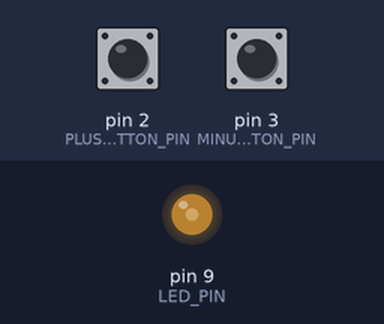
The sketch below on a simulated Arduino Uno, built with avr-gcc and run on an emulated ATmega328P. Shown: output pins drawn as LEDs (lit = HIGH). The inputs (shaded band) are chosen by the test bench; at power-on: pin 2 (PLUS_BUTTON_PIN) HIGH, pin 3 (MINUS_BUTTON_PIN) HIGH.

Above: at 1.2 s.
1.3 s: pin 2 (PLUS_BUTTON_PIN) pulled LOW for 0.15 s
At 1.9 s:
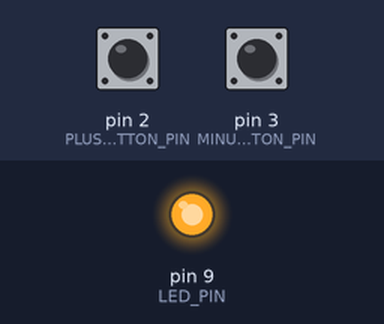
2.9 s: pin 3 (MINUS_BUTTON_PIN) pulled LOW for 0.15 s
At 4.1 s:
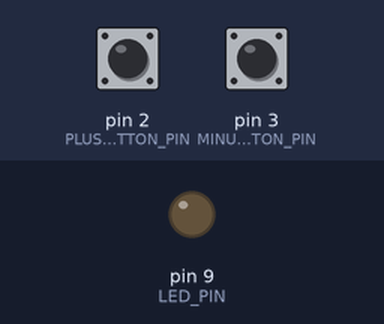
4.5 s: pin 2 (PLUS_BUTTON_PIN) pulled LOW for 1 s
At 5.4 s:
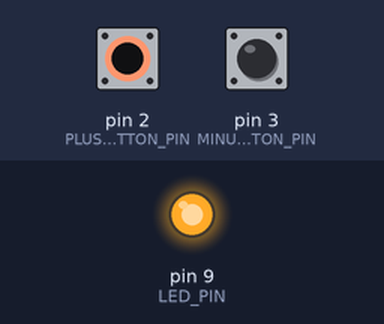
7.0 s: pin 3 (MINUS_BUTTON_PIN) pulled LOW for 1 s
At 7.3 s:
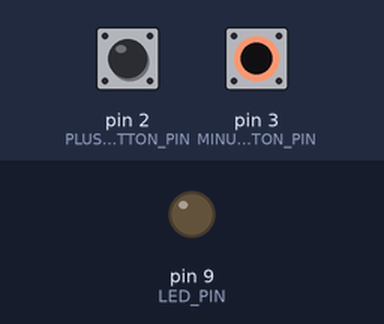
9.5 s: pin 2 (PLUS_BUTTON_PIN) pulled LOW for 3.2 s
At 10.4 s:
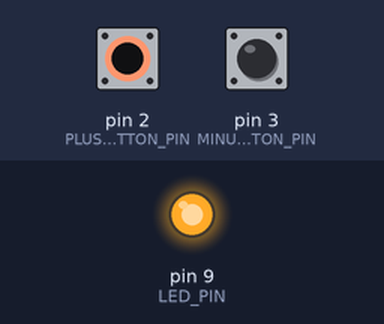
Timing chart, 0 to 12.5 s (numbered marks = the images above; inputs shaded):
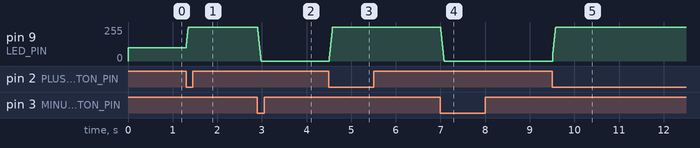

Measured:
- after the input at 1.3 s, pin 9 (LED_PIN): 100/255 → 255/255 at once
- after the input at 2.9 s, pin 9 (LED_PIN): 255/255 → 0/255 at once
- after the input at 4.5 s, pin 9 (LED_PIN): 0/255 → 255/255 at once
- after the input at 7.0 s, pin 9 (LED_PIN): 255/255 → 0/255 at once
- after the input at 9.5 s, pin 9 (LED_PIN): 0/255 → 255/255 at once

The sketch:

adjustable_lighting.ino
```cpp
#define PLUS_BUTTON_PIN 2
#define MINUS_BUTTON_PIN 3
#define LED_PIN 9


int brightness = 100;
boolean plusUp = true;
boolean minusUp = true;

void setup() {
    pinMode(LED_PIN, OUTPUT);
    pinMode(PLUS_BUTTON_PIN, INPUT_PULLUP);
    pinMode(MINUS_BUTTON_PIN, INPUT_PULLUP);
}

void loop() {
    analogWrite(LED_PIN, brightness);
    plusUp = handleClick(PLUS_BUTTON_PIN, plusUp, +35);
    minusUp = handleClick(MINUS_BUTTON_PIN, minusUp, -35);
}

boolean handleClick(int btnPin, boolean wasUp, int delta) {
    boolean isUp = digitalRead(btnPin);
    if (wasUp && !isUp) {
        delay(10);
        isUp = digitalRead(btnPin);
        if (!isUp)
            brightness = constrain(brightness + delta, 0, 255);
    }
    return wasUp;
}
```
